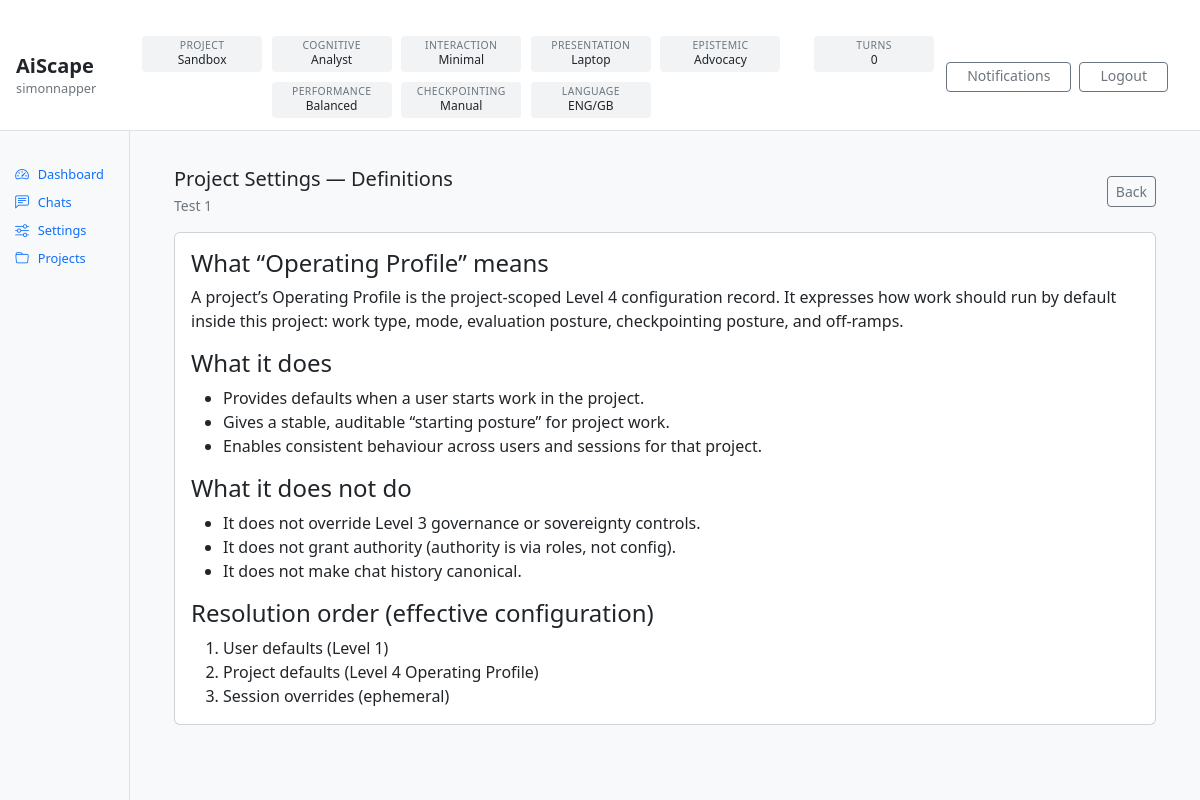
/accounts/config/projects/2/definitions/ (signed in), run on the app's committed database.
### accounts/models.py (models this page shows)
class User(AbstractUser):
    email = models.EmailField(unique=True)

### projects/models.py (models this page shows, shortened)
class Project(models.Model):
    class Kind(models.TextChoices):
        STANDARD = "STANDARD", "Standard"
        SANDBOX = "SANDBOX", "Sandbox"
    class PrimaryType(models.TextChoices):
        META = "META", "Meta / Programme"
        KNOWLEDGE = "KNOWLEDGE", "Knowledge"
        DELIVERY = "DELIVERY", "Delivery"
        RESEARCH = "RESEARCH", "Research"
        OPERATIONS = "OPERATIONS", "Operations"
    class Mode(models.TextChoices):
        PLAN = "PLAN", "Plan"
        EXECUTE = "EXECUTE", "Execute"
        REVIEW = "REVIEW", "Review"
    class Status(models.TextChoices):
        ACTIVE = "ACTIVE", "Active"
        PAUSED = "PAUSED", "Paused"
        ARCHIVED = "ARCHIVED", "Archived"
    name = models.CharField(max_length=200, unique=True)
    description = models.TextField(blank=True)
    purpose = models.TextField(blank=True, default="")
    kind = models.CharField(
        max_length=20,
        choices=Kind.choices,
        default=Kind.STANDARD,
    )
    primary_type = models.CharField(
        max_length=20,
        choices=PrimaryType.choices,
        default=PrimaryType.DELIVERY,
    )
    mode = models.CharField(
        max_length=10,
        choices=Mode.choices,
        default=Mode.PLAN,
    )
    status = models.CharField(
        max_length=10,
        choices=Status.choices,
        default=Status.ACTIVE,
    )
    owner = models.ForeignKey(
        settings.AUTH_USER_MODEL,
        on_delete=models.PROTECT,
        related_name="owned_projects",
    )
    active_l4_config = models.ForeignKey(
        "config.ConfigRecord",
        on_delete=models.PROTECT,
        null=True,
        blank=True,
        related_name="projects_using_as_active_l4",
    )
    created_at = models.DateTimeField(auto_now_add=True)
    updated_at = models.DateTimeField(auto_now=True)

### accounts/models_avatars.py (models this page shows, shortened)
class Avatar(models.Model):
    class Category(models.TextChoices):
        COGNITIVE = "COGNITIVE", "Cognitive"
        INTERACTION = "INTERACTION", "Interaction"
        PRESENTATION = "PRESENTATION", "Presentation"
        EPISTEMIC = "EPISTEMIC", "Epistemic"
        PERFORMANCE = "PERFORMANCE", "Performance"
        CHECKPOINTING = "CHECKPOINTING", "Checkpointing"
    category = models.CharField(max_length=20, choices=Category.choices)
    key = models.SlugField(max_length=80)  # unique per category (enforced below)
    name = models.CharField(max_length=120)
    description = models.TextField(blank=True)
    is_active = models.BooleanField(default=True)
    created_at = models.DateTimeField(auto_now_add=True)
    updated_at = models.DateTimeField(auto_now=True)
    class Meta:
        unique_together = [("category", "key")]
        indexes = [
            models.Index(fields=["category", "is_active"]),
            models.Index(fields=["category", "key"]),
        ]

class UserProfile(models.Model):
    user = models.OneToOneField(
        settings.AUTH_USER_MODEL,
        on_delete=models.CASCADE,
        related_name="profile",
    )
    default_language = models.CharField(max_length=40, default="English")
    default_language_variant = models.CharField(max_length=40, default="British English")
    language_switching_permitted = models.BooleanField(default=True)
    persist_language_switch_for_session = models.BooleanField(default=True)
    cognitive_avatar = models.ForeignKey(
        Avatar,
        on_delete=models.PROTECT,
        related_name="users_cognitive",
        limit_choices_to={"category": Avatar.Category.COGNITIVE, "is_active": True},
    )
    interaction_avatar = models.ForeignKey(
        Avatar,
        on_delete=models.PROTECT,
        related_name="users_interaction",
        limit_choices_to={"category": Avatar.Category.INTERACTION, "is_active": True},
    )
    presentation_avatar = models.ForeignKey(
        Avatar,
        on_delete=models.PROTECT,
        related_name="users_presentation",
        limit_choices_to={"category": Avatar.Category.PRESENTATION, "is_active": True},
    )
    epistemic_avatar = models.ForeignKey(
        Avatar,
        on_delete=models.PROTECT,
        related_name="users_epistemic",
        limit_choices_to={"category": Avatar.Category.EPISTEMIC, "is_active": True},
    )
    performance_avatar = models.ForeignKey(
        Avatar,
        on_delete=models.PROTECT,
        related_name="users_performance",
        limit_choices_to={"category": Avatar.Category.PERFORMANCE, "is_active": True},
    )
    checkpointing_avatar = models.ForeignKey(
        Avatar,
        on_delete=models.PROTECT,
        related_name="users_checkpointing",
        limit_choices_to={"category": Avatar.Category.CHECKPOINTING, "is_active": True},
    )
    created_at = models.DateTimeField(auto_now_add=True)
    updated_at = models.DateTimeField(auto_now=True)
    class Meta:
        indexes = [
            models.Index(fields=["default_language_variant"]),
        ]

### accounts/views.py (the view)
@login_required
def project_config_definitions(request, project_id: int):
    active_project = get_object_or_404(accessible_projects_qs(request.user), pk=project_id)
    return render(request, "accounts/config_project_definitions.html", {"project": active_project})

### accounts/templatetags/rw_extras.py (called while the page is built)
@register.filter
def get_item(d, key):
    if d is None:
        return None
    try:
        return d.get(key)
    except AttributeError:
        try:
            return d[key]
        except Exception:
            return None

### notifications/context_processors.py (called while the page is built)
def notifications_bar(request) -> Dict[str, Any]:
    user = getattr(request, "user", None)
    if not user or isinstance(user, AnonymousUser) or not user.is_authenticated:
        return {"rw_notifications": None}
    unread = Notification.objects.filter(recipient=user, is_read=False).count()
    return {
        "rw_notifications": {
            "unread_count": unread,
        }
    }

### projects/services.py (called while the page is built)
def accessible_projects_qs(user):
    if not getattr(user, "is_authenticated", False):
        return Project.objects.none()
    if user.is_superuser or user.is_staff:
        return Project.objects.all()
    return Project.objects.filter(
        Q(owner=user) | Q(scoped_roles__user=user)
    ).distinct()

### templates/accounts/config_project_definitions.html (shortened to what this page needs)
{% extends "base.html" %}
{% block content %}
<div class="container-fluid px-4 py-3">
  <div class="d-flex align-items-center justify-content-between mb-3">
    <div>
      <h5 class="mb-1">Project Settings — Definitions</h5>
      <div class="text-secondary small">{{ project.name }}</div>
    </div>
    <a href="{% url 'accounts:project_config_edit' project.id %}"
       class="btn btn-sm btn-outline-secondary">
      Back
    </a>
  </div>
  <div class="card">
    <div class="card-body rw-definitions rw-content-scroll">
      <h4>What “Operating Profile” means</h4>
      <p>
        A project’s Operating Profile is the project-scoped Level 4 configuration record.
        It expresses how work should run by default inside this project: work type, mode,
        evaluation posture, checkpointing posture, and off-ramps.
      </p>
      <h4>What it does</h4>
      <ul>
        <li>Provides defaults when a user starts work in the project.</li>
        <li>Gives a stable, auditable “starting posture” for project work.</li>
        <li>Enables consistent behaviour across users and sessions for that project.</li>
      </ul>
      <h4>What it does not do</h4>
      <ul>
        <li>It does not override Level 3 governance or sovereignty controls.</li>
        <li>It does not grant authority (authority is via roles, not config).</li>
        <li>It does not make chat history canonical.</li>
      </ul>
      <h4>Resolution order (effective configuration)</h4>
      <ol class="mb-0">
        <li>User defaults (Level 1)</li>
        <li>Project defaults (Level 4 Operating Profile)</li>
        <li>Session overrides (ephemeral)</li>
      </ol>
    </div>
  </div>
</div>
{% endblock %}

### templates/partials/topbar.html (shortened to what this page needs)
{% load rw_extras %}
<header class="rw-topbar" role="banner">
  <div class="rw-topbar-left">
    <div class="rw-brand">
      <div class="rw-brand-name">AiScape</div>
      <div class="rw-brand-user">{{ request.user.username }}</div>
    </div>
  </div>
  <div class="rw-topbar-centre">
    <div class="rw-status-grid" aria-label="Active configuration status">
      <div class="rw-status">
          <div class="rw-status-label">Project</div>
          <div class="rw-status-value">
            {% if rw_projects and rw_projects.active %}
               {{ rw_projects.active.kind|title }}
            {% else %}
               —
            {% endif %}
          </div>
</div>
      {% if rw_overrides %}
        {% for cat_key, cat_label in rw_overrides.categories %}
        <div class="rw-status">
          <div class="rw-status-label">{{ cat_label }}</div>
          <div class="rw-status-value">{{ rw_overrides.defaults|get_item:cat_key }}</div>
        </div>
        {% endfor %}
      {% endif %}
      <div class="rw-status">
        <div class="rw-status-label">Language</div>
        <div class="rw-status-value">
          {% with p=request.user.profile %}
            {{ p.default_language|default:""|slice:":3"|upper }}/{{ p.default_language_variant|default:""|slice:":3"|upper }}
          {% endwith %}
        </div>
      </div>
    </div>
    <div class="rw-status">
      <div class="rw-status-label">Turns</div>
      <div class="rw-status-value">
        {% if rw_chat %}{{ rw_chat.turn_count }}{% else %}—{% endif %}
      </div>
</div>
  </div>
  <div class="rw-topbar-right">
    <a class="btn btn-sm btn-outline-secondary rw-topbar-btn rw-bell-btn"
       href="{% url 'notifications:list' %}">
      Notifications
    </a>
    <form action="{% url 'accounts:logout' %}" method="post" class="rw-inline-form">
      <button type="submit" class="btn btn-sm btn-outline-secondary rw-topbar-btn">
        Logout
      </button>
    </form>
  </div>
</header>

### static/app.css (style rules this page uses)
.rw-topbar { display: grid; grid-template-columns: auto 1fr auto; align-items: center; gap: 0.75rem; padding: 0.75rem 1rem; border-bottom: 1px solid #dee2e6; background: #fff; }
.rw-topbar-left { min-width: 0; }
.rw-topbar-centre { min-width: 0; display: flex; justify-content: center; }
.rw-topbar-right { display: flex; align-items: center; gap: 0.5rem; padding-right: 1rem; }
.rw-brand-name { font-weight: 600; font-size: 1.25rem; line-height: 1.1; }
.rw-brand-user { font-size: 0.8rem; color: #6c757d; margin-top: 0.1rem; white-space: nowrap; overflow: hidden; text-overflow: ellipsis; }
.rw-status-grid { display: flex; flex-wrap: wrap; gap: 0.6rem; justify-content: center; }
.rw-status { flex: 0 0 120px; width: 120px; min-width: 120px; max-width: 120px; height: 36px; min-height: 36px; max-height: 36px; display: flex; flex-direction: column; justify-content: center; align-items: center; border-radius: 4px; background: #f1f3f5; text-align: center; padding: 0.05rem; }
.rw-status-label { font-size: 0.65rem; line-height: 1; color: #6c757d; text-transform: uppercase; letter-spacing: 0.04em; margin-bottom: 0.15rem; }
.rw-status-value { font-size: 0.75rem; line-height: 1.2; font-weight: 500; color: #212529; white-space: nowrap; overflow: hidden; text-overflow: ellipsis; }
.rw-topbar-btn { white-space: nowrap; padding: 0.35rem 1.25rem; line-height: 1.2; }
.rw-inline-form { margin: 0; }
.rw-bell-btn { position: relative; }

### data on the page
User: user.username "simonnapper"
Project: active.kind "Sandbox"
Avatar: category "COGNITIVE", defaults|get_item "Analyst"
Avatar: category "INTERACTION", defaults|get_item "Minimal"
Avatar: category "PRESENTATION", defaults|get_item "Laptop"
Avatar: category "EPISTEMIC", defaults|get_item "Advocacy"
Avatar: category "PERFORMANCE", defaults|get_item "Balanced"
Avatar: category "CHECKPOINTING", defaults|get_item "Manual"
UserProfile: default_language "ENG", default_language_variant "GB"
Project: name "Test 1"

### other printed values
{{ rw_chat.turn_count }} "0"
